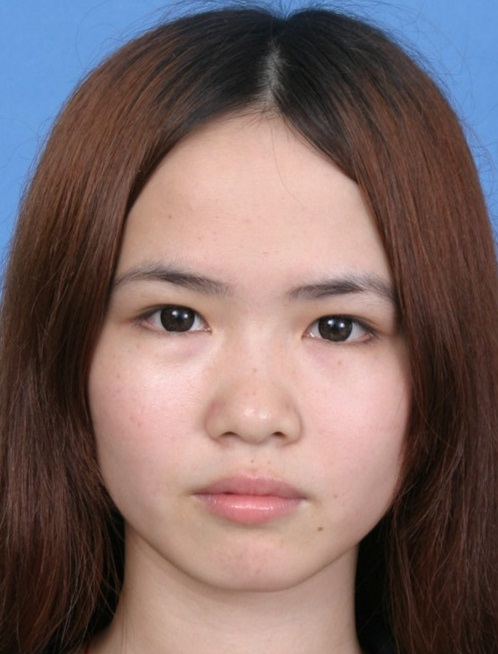
#> input picture female.jpg, 498 x 654 px
$ python 'Merging images.py'
#> lines starting #> are read from the running program, lines starting #| are printed output that depends on the picture
from PIL import Image
box1 = (50, 50, 200, 200)
box2 = (100, 100, 400, 400)


def merge(im1,im2):
    w = im1.size[0] + im2.size[0]
    h = max(im1.size[1], im2.size[1])
    im = Image.new("RGBA", (w, h,))
    im.show()
    im.paste(im1)
    im.show()
    im.paste(im2, (im1.size[0], 0))
    im.show()
    return im


with Image.open("../../../female.jpg") as im:
#> im is the input picture: PIL image 498x654 RGB; mean R, G, B 124, 102.9, 101
    im.show()
    im_box1 = im.crop(box1)
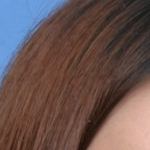
#> im_box1: PIL image 150x150 RGB; mean R, G, B 104.9, 83.4, 79.6
    print(im_box1.size)
#| (150, 150)
    im_box1.show()
    im_box2 = im.crop(box2)
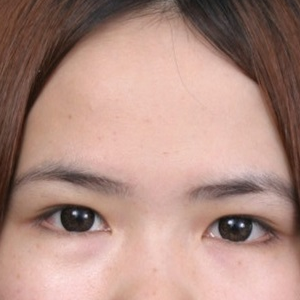
#> im_box2: PIL image 300x300 RGB; mean R, G, B 176, 140.9, 130.4
    print(im_box2.size)
#| (300, 300)
    im_box2.show()
    im_merge = merge(im_box1,im_box2)
#> in merge, `im = Image.new("RGBA", (w, h,))`: im: PIL image 450x300 RGBA; every value is 0
#> in merge, `im.paste(im1)`:
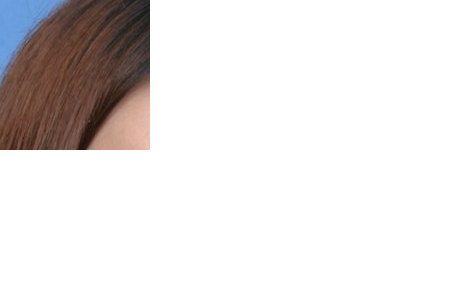
#> im: PIL image 450x300 RGBA; mean R, G, B, A 17.5, 13.9, 13.3, 42.5; transparent parts drawn white
#> in merge, `im.paste(im2, (im1.size[0], 0))`:
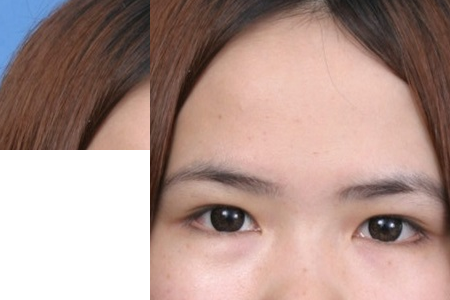
#> im: PIL image 450x300 RGBA; mean R, G, B, A 134.8, 107.9, 100.2, 212.5; transparent parts drawn white

"""
对于更高级的技巧，粘贴方法也可以接受一个透明度掩码作为一个可选参数。
在这个掩码中，数值255表示被粘贴的图像在该位置是不透明的（也就是说，被粘贴的图像应该被原样使用）。
值为0表示被粘贴的图像是完全透明的。
介于两者之间的数值表示不同的透明程度。
例如，粘贴一个RGBA图像并将其作为掩码，将粘贴图像的不透明部分，但不粘贴其透明背景。

Python Imaging Library还允许你处理一个多波段图像的各个波段，如RGB图像。
分割方法创建了一组新的图像，每一个都包含了原始多波段图像的一个波段。
合并函数接收一个模式和一个图像的元组，并将它们合并成一个新的图像。
下面的例子是交换一个RGB图像的三个波段。
"""
